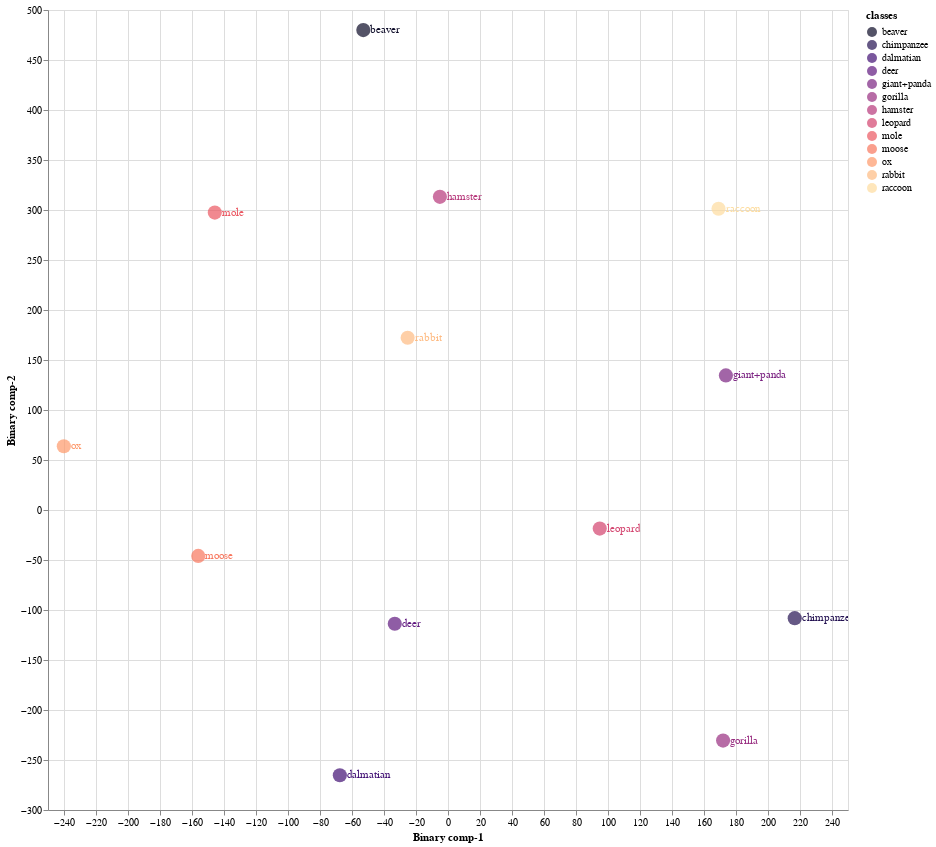
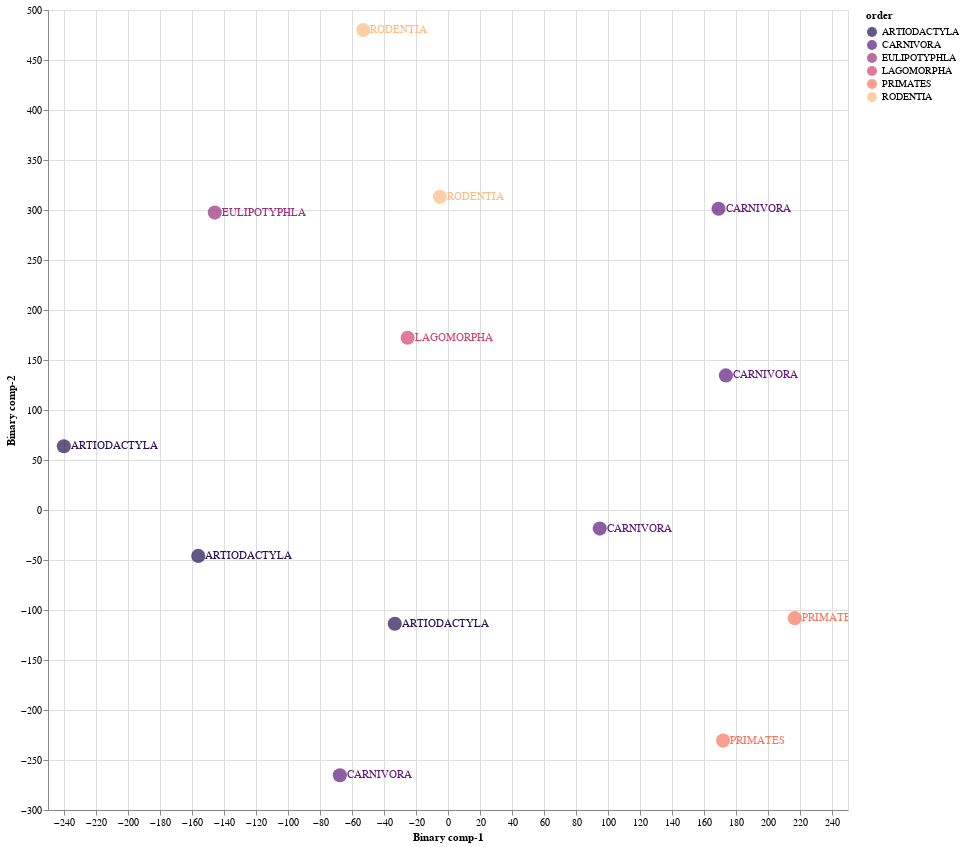

Notebook source saved alongside these figures, in order:
### Markdown cell above
### 9.1 Train Validation Split 01

### Code cell
Train01 = CZSL(mode = "Train", 
               split = 1, 
               DNN = ProjectionNetwork1, 
               epochs = 20, 
               bs = 16, 
               numunits = 1024, 
               lr = 0.1, 
               optimiser = nn.Sigmoid(), 
               dropout = 0.2, 
               mom = 0, 
               wd = 0,  
               device = 'cuda', 
               checkpoint = CP1, 
               pred_type = 'Probabilistic', 
               dist_type = 'cosine')

#mode
#1. "Train" - Use Train Val split
#2. "Test" - For Unseen Test Data

#split
# 1 -Train/Val Split 1
# 2 -Train/Val Split 2
# 3 -Train/Val Split 3

#pred_type
#1. "Probabilistic" - continous real numbers giving probability for prdiction to be 1
#2. "Deterministic" - 1 or 0 prediction values

#dist_type
#1. euclidean
#2. cosine
#3. hamming
#4. jaccard

### Figure 1 — Vega-Lite specification as saved in the notebook (floating-point values rounded to 4 significant figures)
{"config": {"view": {"continuousWidth": 400, "continuousHeight": 300}}, "layer": [{"mark": {"type": "circle", "size": 200}, "encoding": {"color": {"field": "classes", "scale": {"scheme": "Magma"}, "type": "nominal"}, "x": {"field": "Binary comp-1", "type": "quantitative"}, "y": {"field": "Binary comp-2", "type": "quantitative"}}, "height": 800, "selection": {"selector017": {"type": "interval", "bind": "scales", "encodings": ["x", "y"]}}, "width": 800}, {"mark": {"type": "text", "align": "left", "baseline": "middle", "dx": 7}, "encoding": {"color": {"field": "classes", "scale": {"scheme": "Magma"}, "type": "nominal"}, "text": {"field": "classes", "type": "nominal"}, "x": {"field": "Binary comp-1", "type": "quantitative"}, "y": {"field": "Binary comp-2", "type": "quantitative"}}, "height": 800, "width": 800}], "data": {"name": "data-943630dda79b123b10ab06e6d9bba64e"}, "$schema": "https://vega.github.io/schema/vega-lite/v4.17.0.json", "datasets": {"data-943630dda79b123b10ab06e6d9bba64e": [{"Binary comp-1": -52.94, "Binary comp-2": 479.9, "classes": "beaver", "sciName": "Aplodontia_rufa", "animal_label": 4, "animal_class": "beaver", "mainCommonName": "Mountain Beaver", "otherCommonNames": "Boomer|Sewellel|Point Arena Mountain Beaver|Point Reyes Mountain Beaver", "class": "Mammalia", "infraclass": "Placentalia", "magnorder": "Boreoeutheria", "superorder": "Euarchontoglires", "order": "RODENTIA", "suborder": "SCIUROMORPHA", "infraorder": null, "parvorder": null, "superfamily": null, "family": "APLODONTIIDAE", "subfamily": null, "tribe": null, "genus": "Aplodontia"}, {"Binary comp-1": -67.6, "Binary comp-2": -265.3, "classes": "dalmatian", "sciName": "Canis_familiaris", "animal_label": 5, "animal_class": "dalmatian", "mainCommonName": "Domestic Dog", "otherCommonNames": "Dog|Dingo|Feral Dog|New Guinea Singing Dog|Village Dog", "class": "Mammalia", "infraclass": "Placentalia", "magnorder": "Boreoeutheria", "superorder": "Laurasiatheria", "order": "CARNIVORA", "suborder": "CANIFORMIA", "infraorder": "CANOIDEA", "parvorder": null, "superfamily": null, "family": "CANIDAE", "subfamily": null, "tribe": null, "genus": "Canis"}, {"Binary comp-1": -145.7, "Binary comp-2": 297.4, "classes": "mole", "sciName": "Talpa_altaica", "animal_label": 12, "animal_class": "mole", "mainCommonName": "Altai Mole", "otherCommonNames": "Siberian Mole", "class": "Mammalia", "infraclass": "Placentalia", "magnorder": "Boreoeutheria", "superorder": "Laurasiatheria", "order": "EULIPOTYPHLA", "suborder": null, "infraorder": null, "parvorder": null, "superfamily": null, "family": "TALPIDAE", "subfamily": "TALPINAE", "tribe": "TALPINI", "genus": "Talpa"}, {"Binary comp-1": 94.84, "Binary comp-2": -18.57, "classes": "leopard", "sciName": "Panthera_pardus", "animal_label": 15, "animal_class": "leopard", "mainCommonName": "Leopard", "otherCommonNames": "Panther", "class": "Mammalia", "infraclass": "Placentalia", "magnorder": "Boreoeutheria", "superorder": "Laurasiatheria", "order": "CARNIVORA", "suborder": "FELIFORMIA", "infraorder": "FELOIDEA", "parvorder": null, "superfamily": null, "family": "FELIDAE", "subfamily": "PANTHERINAE", "tribe": null, "genus": "Panthera"}, {"Binary comp-1": -156.1, "Binary comp-2": -45.94, "classes": "moose", "sciName": "Alces_alces", "animal_label": 16, "animal_class": "moose", "mainCommonName": "Moose", "otherCommonNames": "Elk|Eurasian Elk|Caucasian Moose", "class": "Mammalia", "infraclass": "Placentalia", "magnorder": "Boreoeutheria", "superorder": "Laurasiatheria", "order": "ARTIODACTYLA", "suborder": "RUMINANTIA", "infraorder": "PECORA", "parvorder": null, "superfamily": null, "family": "CERVIDAE", "subfamily": "CAPREOLINAE", "tribe": "ALCEINI", "genus": "Alces"}, {"Binary comp-1": 171.9, "Binary comp-2": -230.6, "classes": "gorilla", "sciName": "Gorilla_gorilla", "animal_label": 20, "animal_class": "gorilla", "mainCommonName": "Western Gorilla", "otherCommonNames": "Lowland Gorilla|Cross River Gorilla|Western Lowland Gorilla", "class": "Mammalia", "infraclass": "Placentalia", "magnorder": "Boreoeutheria", "superorder": "Euarchontoglires", "order": "PRIMATES", "suborder": "HAPLORHINI", "infraorder": "SIMIIFORMES", "parvorder": "CATARRHINI", "superfamily": "HOMINOIDEA", "family": "HOMINIDAE", "subfamily": "HOMININAE", "tribe": null, "genus": "Gorilla"}, {"Binary comp-1": -240.1, "Binary comp-2": 63.79, "classes": "ox", "sciName": "Bos_sauveli", "animal_label": 21, "animal_class": "ox", "mainCommonName": "Kouprey", "otherCommonNames": "Gray Ox|Indochinese Forest Ox", "class": "Mammalia", "infraclass": "Placentalia", "magnorder": "Boreoeutheria", "superorder": "Laurasiatheria", "order": "ARTIODACTYLA", "suborder": "RUMINANTIA", "infraorder": "PECORA", "parvorder": null, "superfamily": null, "family": "BOVIDAE", "subfamily": "BOVINAE", "tribe": "BOVINI", "genus": "Bos"}, {"Binary comp-1": 216.7, "Binary comp-2": -108.1, "classes": "chimpanzee", "sciName": "Pan_troglodytes", "animal_label": 25, "animal_class": "chimpanzee", "mainCommonName": "Chimpanzee", "otherCommonNames": "Chimpanzee|Common Chimpanzee|Robust Chimpanzee|Central Chimpanzee|Eastern Chimpanzee|Nigeria-Cameroon Chimpanzee|Western Chimpanzee", "class": "Mammalia", "infraclass": "Placentalia", "magnorder": "Boreoeutheria", "superorder": "Euarchontoglires", "order": "PRIMATES", "suborder": "HAPLORHINI", "infraorder": "SIMIIFORMES", "parvorder": "CATARRHINI", "superfamily": "HOMINOIDEA", "family": "HOMINIDAE", "subfamily": "HOMININAE", "tribe": null, "genus": "Pan"}, {"Binary comp-1": -5.059, "Binary comp-2": 313.2, "classes": "hamster", "sciName": "Mesocricetus_brandti", "animal_label": 26, "animal_class": "hamster", "mainCommonName": "Brandt's Hamster", "otherCommonNames": "Turkish Hamster", "class": "Mammalia", "infraclass": "Placentalia", "magnorder": "Boreoeutheria", "superorder": "Euarchontoglires", "order": "RODENTIA", "suborder": "SUPRAMYOMORPHA", "infraorder": "MYOMORPHI", "parvorder": null, "superfamily": "MUROIDEA", "family": "CRICETIDAE", "subfamily": "CRICETINAE", "tribe": null, "genus": "Mesocricetus"}, {"Binary comp-1": -25.22, "Binary comp-2": 172.2, "classes": "rabbit", "sciName": "Pentalagus_furnessi", "animal_label": 29, "animal_class": "rabbit", "mainCommonName": "Amami Rabbit", "otherCommonNames": "Ryukyu Rabbit", "class": "Mammalia", "infraclass": "Placentalia", "magnorder": "Boreoeutheria", "superorder": "Euarchontoglires", "order": "LAGOMORPHA", "suborder": null, "infraorder": null, "parvorder": null, "superfamily": null, "family": "LEPORIDAE", "subfamily": null, "tribe": null, "genus": "Pentalagus"}, {"Binary comp-1": 173.7, "Binary comp-2": 134.6, "classes": "giant+panda", "sciName": "Ailuropoda_melanoleuca", "animal_label": 39, "animal_class": "giant+panda", "mainCommonName": "Giant Panda", "otherCommonNames": "Da Xiong Mao", "class": "Mammalia", "infraclass": "Placentalia", "magnorder": "Boreoeutheria", "superorder": "Laurasiatheria", "order": "CARNIVORA", "suborder": "CANIFORMIA", "infraorder": "ARCTOIDEA", "parvorder": null, "superfamily": "URSOIDEA", "family": "URSIDAE", "subfamily": "AILUROPODINAE", "tribe": null, "genus": "Ailuropoda"}, {"Binary comp-1": -33.26, "Binary comp-2": -113.7, "classes": "deer", "sciName": "Hydropotes_inermis", "animal_label": 40, "animal_class": "deer", "mainCommonName": "Chinese Water Deer", "otherCommonNames": null, "class": "Mammalia", "infraclass": "Placentalia", "magnorder": "Boreoeutheria", "superorder": "Laurasiatheria", "order": "ARTIODACTYLA", "suborder": "RUMINANTIA", "infraorder": "PECORA", "parvorder": null, "superfamily": null, "family": "CERVIDAE", "subfamily": "CAPREOLINAE", "tribe": "CAPREOLINI", "genus": "Hydropotes"}, {"Binary comp-1": 169.1, "Binary comp-2": 301.3, "classes": "raccoon", "sciName": "Procyon_lotor", "animal_label": 48, "animal_class": "raccoon", "mainCommonName": "Northern Raccoon", "otherCommonNames": "Common Raccoon", "class": "Mammalia", "infraclass": "Placentalia", "magnorder": "Boreoeutheria", "superorder": "Laurasiatheria", "order": "CARNIVORA", "suborder": "CANIFORMIA", "infraorder": "ARCTOIDEA", "parvorder": null, "superfamily": "MUSTELOIDEA", "family": "PROCYONIDAE", "subfamily": null, "tribe": null, "genus": "Procyon"}]}}

### Figure 2 — Vega-Lite specification as saved in the notebook (floating-point values rounded to 4 significant figures)
{"config": {"view": {"continuousWidth": 400, "continuousHeight": 300}}, "layer": [{"mark": {"type": "circle", "size": 200}, "encoding": {"color": {"field": "order", "scale": {"scheme": "Magma"}, "type": "nominal"}, "x": {"field": "Binary comp-1", "type": "quantitative"}, "y": {"field": "Binary comp-2", "type": "quantitative"}}, "height": 800, "selection": {"selector018": {"type": "interval", "bind": "scales", "encodings": ["x", "y"]}}, "width": 800}, {"mark": {"type": "text", "align": "left", "baseline": "middle", "dx": 7}, "encoding": {"color": {"field": "order", "scale": {"scheme": "Magma"}, "type": "nominal"}, "text": {"field": "order", "type": "nominal"}, "x": {"field": "Binary comp-1", "type": "quantitative"}, "y": {"field": "Binary comp-2", "type": "quantitative"}}, "height": 800, "width": 800}], "data": {"name": "data-943630dda79b123b10ab06e6d9bba64e"}, "$schema": "https://vega.github.io/schema/vega-lite/v4.17.0.json", "datasets": {"data-943630dda79b123b10ab06e6d9bba64e": [{"Binary comp-1": -52.94, "Binary comp-2": 479.9, "classes": "beaver", "sciName": "Aplodontia_rufa", "animal_label": 4, "animal_class": "beaver", "mainCommonName": "Mountain Beaver", "otherCommonNames": "Boomer|Sewellel|Point Arena Mountain Beaver|Point Reyes Mountain Beaver", "class": "Mammalia", "infraclass": "Placentalia", "magnorder": "Boreoeutheria", "superorder": "Euarchontoglires", "order": "RODENTIA", "suborder": "SCIUROMORPHA", "infraorder": null, "parvorder": null, "superfamily": null, "family": "APLODONTIIDAE", "subfamily": null, "tribe": null, "genus": "Aplodontia"}, {"Binary comp-1": -67.6, "Binary comp-2": -265.3, "classes": "dalmatian", "sciName": "Canis_familiaris", "animal_label": 5, "animal_class": "dalmatian", "mainCommonName": "Domestic Dog", "otherCommonNames": "Dog|Dingo|Feral Dog|New Guinea Singing Dog|Village Dog", "class": "Mammalia", "infraclass": "Placentalia", "magnorder": "Boreoeutheria", "superorder": "Laurasiatheria", "order": "CARNIVORA", "suborder": "CANIFORMIA", "infraorder": "CANOIDEA", "parvorder": null, "superfamily": null, "family": "CANIDAE", "subfamily": null, "tribe": null, "genus": "Canis"}, {"Binary comp-1": -145.7, "Binary comp-2": 297.4, "classes": "mole", "sciName": "Talpa_altaica", "animal_label": 12, "animal_class": "mole", "mainCommonName": "Altai Mole", "otherCommonNames": "Siberian Mole", "class": "Mammalia", "infraclass": "Placentalia", "magnorder": "Boreoeutheria", "superorder": "Laurasiatheria", "order": "EULIPOTYPHLA", "suborder": null, "infraorder": null, "parvorder": null, "superfamily": null, "family": "TALPIDAE", "subfamily": "TALPINAE", "tribe": "TALPINI", "genus": "Talpa"}, {"Binary comp-1": 94.84, "Binary comp-2": -18.57, "classes": "leopard", "sciName": "Panthera_pardus", "animal_label": 15, "animal_class": "leopard", "mainCommonName": "Leopard", "otherCommonNames": "Panther", "class": "Mammalia", "infraclass": "Placentalia", "magnorder": "Boreoeutheria", "superorder": "Laurasiatheria", "order": "CARNIVORA", "suborder": "FELIFORMIA", "infraorder": "FELOIDEA", "parvorder": null, "superfamily": null, "family": "FELIDAE", "subfamily": "PANTHERINAE", "tribe": null, "genus": "Panthera"}, {"Binary comp-1": -156.1, "Binary comp-2": -45.94, "classes": "moose", "sciName": "Alces_alces", "animal_label": 16, "animal_class": "moose", "mainCommonName": "Moose", "otherCommonNames": "Elk|Eurasian Elk|Caucasian Moose", "class": "Mammalia", "infraclass": "Placentalia", "magnorder": "Boreoeutheria", "superorder": "Laurasiatheria", "order": "ARTIODACTYLA", "suborder": "RUMINANTIA", "infraorder": "PECORA", "parvorder": null, "superfamily": null, "family": "CERVIDAE", "subfamily": "CAPREOLINAE", "tribe": "ALCEINI", "genus": "Alces"}, {"Binary comp-1": 171.9, "Binary comp-2": -230.6, "classes": "gorilla", "sciName": "Gorilla_gorilla", "animal_label": 20, "animal_class": "gorilla", "mainCommonName": "Western Gorilla", "otherCommonNames": "Lowland Gorilla|Cross River Gorilla|Western Lowland Gorilla", "class": "Mammalia", "infraclass": "Placentalia", "magnorder": "Boreoeutheria", "superorder": "Euarchontoglires", "order": "PRIMATES", "suborder": "HAPLORHINI", "infraorder": "SIMIIFORMES", "parvorder": "CATARRHINI", "superfamily": "HOMINOIDEA", "family": "HOMINIDAE", "subfamily": "HOMININAE", "tribe": null, "genus": "Gorilla"}, {"Binary comp-1": -240.1, "Binary comp-2": 63.79, "classes": "ox", "sciName": "Bos_sauveli", "animal_label": 21, "animal_class": "ox", "mainCommonName": "Kouprey", "otherCommonNames": "Gray Ox|Indochinese Forest Ox", "class": "Mammalia", "infraclass": "Placentalia", "magnorder": "Boreoeutheria", "superorder": "Laurasiatheria", "order": "ARTIODACTYLA", "suborder": "RUMINANTIA", "infraorder": "PECORA", "parvorder": null, "superfamily": null, "family": "BOVIDAE", "subfamily": "BOVINAE", "tribe": "BOVINI", "genus": "Bos"}, {"Binary comp-1": 216.7, "Binary comp-2": -108.1, "classes": "chimpanzee", "sciName": "Pan_troglodytes", "animal_label": 25, "animal_class": "chimpanzee", "mainCommonName": "Chimpanzee", "otherCommonNames": "Chimpanzee|Common Chimpanzee|Robust Chimpanzee|Central Chimpanzee|Eastern Chimpanzee|Nigeria-Cameroon Chimpanzee|Western Chimpanzee", "class": "Mammalia", "infraclass": "Placentalia", "magnorder": "Boreoeutheria", "superorder": "Euarchontoglires", "order": "PRIMATES", "suborder": "HAPLORHINI", "infraorder": "SIMIIFORMES", "parvorder": "CATARRHINI", "superfamily": "HOMINOIDEA", "family": "HOMINIDAE", "subfamily": "HOMININAE", "tribe": null, "genus": "Pan"}, {"Binary comp-1": -5.059, "Binary comp-2": 313.2, "classes": "hamster", "sciName": "Mesocricetus_brandti", "animal_label": 26, "animal_class": "hamster", "mainCommonName": "Brandt's Hamster", "otherCommonNames": "Turkish Hamster", "class": "Mammalia", "infraclass": "Placentalia", "magnorder": "Boreoeutheria", "superorder": "Euarchontoglires", "order": "RODENTIA", "suborder": "SUPRAMYOMORPHA", "infraorder": "MYOMORPHI", "parvorder": null, "superfamily": "MUROIDEA", "family": "CRICETIDAE", "subfamily": "CRICETINAE", "tribe": null, "genus": "Mesocricetus"}, {"Binary comp-1": -25.22, "Binary comp-2": 172.2, "classes": "rabbit", "sciName": "Pentalagus_furnessi", "animal_label": 29, "animal_class": "rabbit", "mainCommonName": "Amami Rabbit", "otherCommonNames": "Ryukyu Rabbit", "class": "Mammalia", "infraclass": "Placentalia", "magnorder": "Boreoeutheria", "superorder": "Euarchontoglires", "order": "LAGOMORPHA", "suborder": null, "infraorder": null, "parvorder": null, "superfamily": null, "family": "LEPORIDAE", "subfamily": null, "tribe": null, "genus": "Pentalagus"}, {"Binary comp-1": 173.7, "Binary comp-2": 134.6, "classes": "giant+panda", "sciName": "Ailuropoda_melanoleuca", "animal_label": 39, "animal_class": "giant+panda", "mainCommonName": "Giant Panda", "otherCommonNames": "Da Xiong Mao", "class": "Mammalia", "infraclass": "Placentalia", "magnorder": "Boreoeutheria", "superorder": "Laurasiatheria", "order": "CARNIVORA", "suborder": "CANIFORMIA", "infraorder": "ARCTOIDEA", "parvorder": null, "superfamily": "URSOIDEA", "family": "URSIDAE", "subfamily": "AILUROPODINAE", "tribe": null, "genus": "Ailuropoda"}, {"Binary comp-1": -33.26, "Binary comp-2": -113.7, "classes": "deer", "sciName": "Hydropotes_inermis", "animal_label": 40, "animal_class": "deer", "mainCommonName": "Chinese Water Deer", "otherCommonNames": null, "class": "Mammalia", "infraclass": "Placentalia", "magnorder": "Boreoeutheria", "superorder": "Laurasiatheria", "order": "ARTIODACTYLA", "suborder": "RUMINANTIA", "infraorder": "PECORA", "parvorder": null, "superfamily": null, "family": "CERVIDAE", "subfamily": "CAPREOLINAE", "tribe": "CAPREOLINI", "genus": "Hydropotes"}, {"Binary comp-1": 169.1, "Binary comp-2": 301.3, "classes": "raccoon", "sciName": "Procyon_lotor", "animal_label": 48, "animal_class": "raccoon", "mainCommonName": "Northern Raccoon", "otherCommonNames": "Common Raccoon", "class": "Mammalia", "infraclass": "Placentalia", "magnorder": "Boreoeutheria", "superorder": "Laurasiatheria", "order": "CARNIVORA", "suborder": "CANIFORMIA", "infraorder": "ARCTOIDEA", "parvorder": null, "superfamily": "MUSTELOIDEA", "family": "PROCYONIDAE", "subfamily": null, "tribe": null, "genus": "Procyon"}]}}
